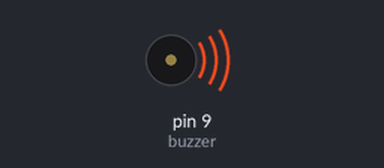
Bench run of a sketch on a simulated Arduino Uno, built with avr-gcc and run on an emulated ATmega328P. Shown: buzzer (waves = sounding).

Above: at 0.2 s.
Timing chart, 0 to 3.0 s (numbered marks = the images above):
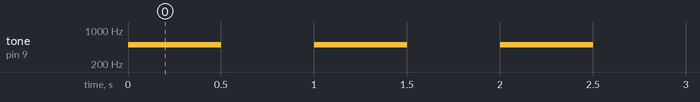

Measured:
- by itself, tone on pin 9 (buzzer): alternates 500 Hz for 0.50 s and silent for 0.50 s

The sketch:

buzzertone.ino
```cpp
const int buzzer=9; /*this step makes it easy to reassign a value to the variable buzzer so that when different pins are used, the value of this variable can be changed to the value of the new pin*/

void setup() {
  pinMode(buzzer, OUTPUT);
  /*Above, setting the pin 9 as the output*/
}

void loop() {
  /*Below, using the tone() function. This allows the buzzer to operate*/
  tone(buzzer,500);
  delay(500);
  /*Below, using noTone() function.*/
  noTone(buzzer);
  delay(500);

}
```
